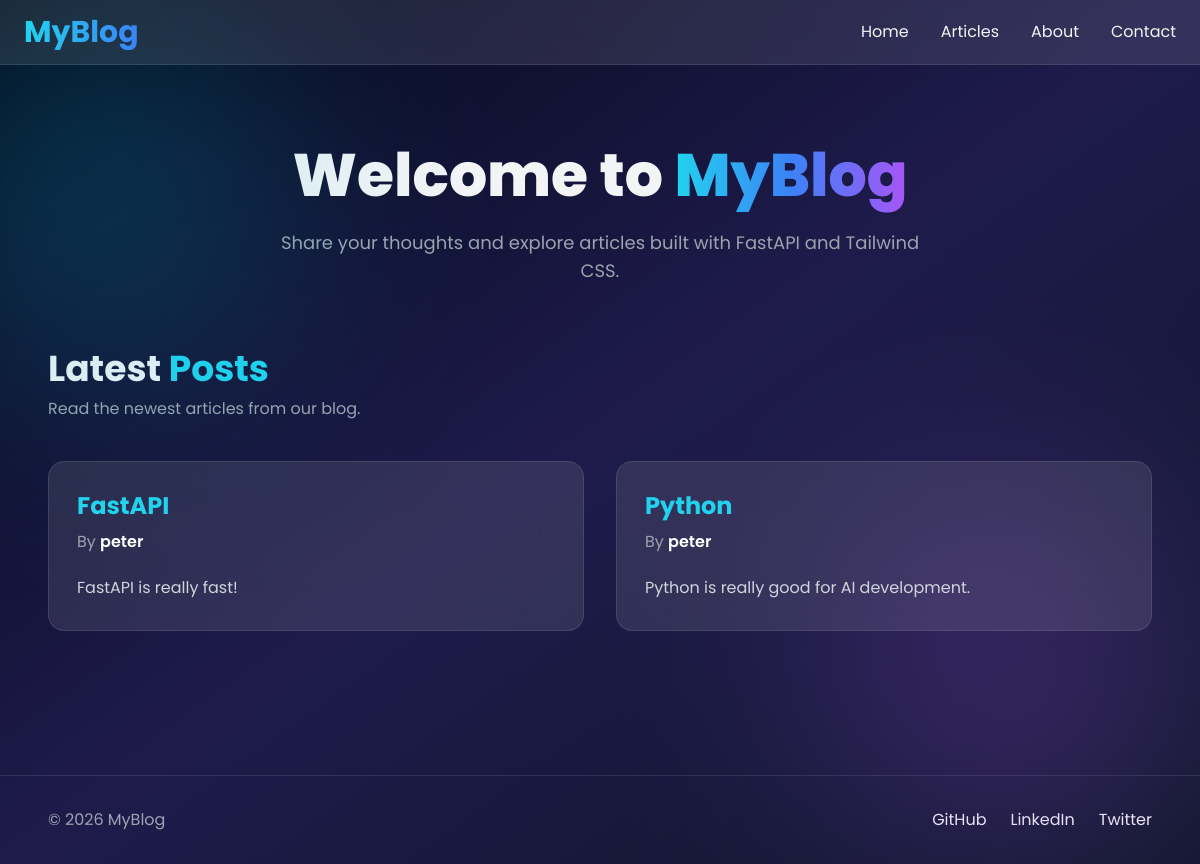
Page /posts on the earlier database version.
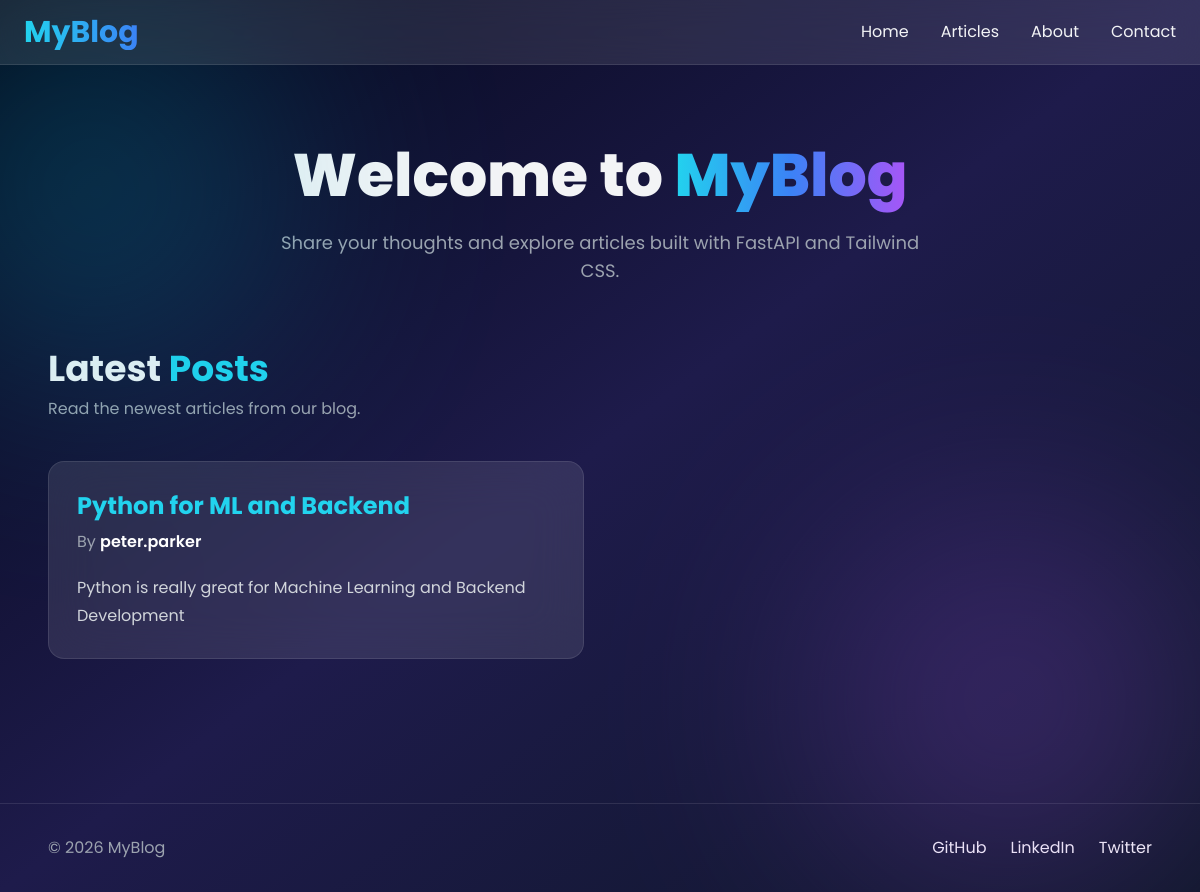
Same page on the later database version.
### models.py (models this page shows, shortened)
class Post(Base):
    __tablename__ = "posts"
    id: Mapped[int] = mapped_column(Integer, primary_key=True, index=True)
    title: Mapped[str] = mapped_column(String(100), nullable=False)
    content: Mapped[str] = mapped_column(Text, nullable=False)
    user_id: Mapped[int] = mapped_column(
        ForeignKey("users.id"),
        nullable=False,
        index = True,
    )
    date_posted : Mapped[datetime] = mapped_column(DateTime(timezone=True), default=lambda: datetime.now(UTC))
    author: Mapped[User] = relationship(back_populates="posts")

class User(Base):
    __tablename__ = "users"
    id: Mapped[int] = mapped_column(Integer, primary_key=True, index=True)
    username: Mapped[str] = mapped_column(String(50), unique=True, nullable=False)
    email: Mapped[str] = mapped_column(String(100), unique=True, nullable=False)
    image_file: Mapped[str | None] = mapped_column(
        String(200),
        nullable=True,
        default=None
    )
    posts: Mapped[list[Post]] = relationship(back_populates="author", cascade="all, delete-orphan")

### main.py (the view)
@app.get("/", include_in_schema=False, name="home")
@app.get("/posts", include_in_schema=False, name="posts")
def home(request: Request, db: Annotated[Session, Depends(get_db)]):
    result = db.execute(select(models.Post))
    posts = result.scalars().all()
    return templates.TemplateResponse(request, "home.html", {"posts": posts, "title": "Home"})

### templates/home.html
{% extends "layout.html" %}
{% block content %}
<div class="grid grid-cols-1 lg:grid-cols-2 gap-8">
    {% for blog in posts %}
    <article
        class="bg-white/10 backdrop-blur-xl border border-white/10 rounded-2xl p-7 transition-all duration-300 hover:-translate-y-2 hover:border-cyan-400/40 hover:shadow-2xl hover:shadow-cyan-500/20">
        <h2 class="text-2xl font-bold text-cyan-400">
            <a href="http://127.0.0.1:8000/post/{{blog.id}}"> {{ blog.title }} </a>
        </h2>
        <p class="mt-2 text-gray-400">
            By
            <span class="text-white font-semibold">
                {{ blog.author.username }}
            </span>
        </p>
        <p class="mt-5 text-gray-300 leading-7">
            {{ blog.content }}
        </p>
    </article>
    {% else %}
    <div class="col-span-full text-center text-gray-400 py-10 text-xl">
        No blogs found.
    </div>
    {% endfor %}
</div>
{% endblock %}

### templates/layout.html (shortened to what this page needs)
<!DOCTYPE html>
<html lang="en">
<head>
    <script src="https://cdn.tailwindcss.com"></script>
</head>
<body class="bg-gradient-to-br from-slate-950 via-indigo-950 to-slate-900 text-gray-100 min-h-screen overflow-x-hidden relative">
    <div class="blob w-96 h-96 bg-cyan-500 top-0 -left-24"></div>
    <div class="blob w-96 h-96 bg-purple-500 bottom-0 right-0"></div>
    <nav class="sticky top-0 z-50 backdrop-blur-xl bg-white/10 border-b border-white/10">
        <div class="max-w-7xl mx-auto px-6">
            <div class="flex justify-between items-center h-16">
                <a href="/" class="text-3xl font-bold bg-gradient-to-r from-cyan-400 to-blue-500 bg-clip-text text-transparent">
                </a>
                <div class="hidden md:flex gap-8">
                    <a href="/" class="hover:text-cyan-400 transition">
                        Home
                    </a>
                    <a href="#" class="hover:text-cyan-400 transition">
                        Articles
                    </a>
                    <a href="#" class="hover:text-cyan-400 transition">
                        About
                    </a>
                    <a href="#" class="hover:text-cyan-400 transition">
                        Contact
                    </a>
                </div>
            </div>
        </div>
    </nav>
    <section class="max-w-6xl mx-auto text-center px-6 pt-20">
        <h1 class="text-5xl md:text-6xl font-extrabold">
            Welcome to
            <span class="bg-gradient-to-r from-cyan-400 via-blue-500 to-purple-500 bg-clip-text text-transparent">
            </span>
        </h1>
        <p class="text-gray-400 mt-6 max-w-2xl mx-auto text-lg">
            Share your thoughts and explore articles built with FastAPI and Tailwind CSS.
        </p>
    </section>
    <main class="max-w-6xl mx-auto px-6 py-16">
        <div class="mb-10">
            <h2 class="text-4xl font-bold">
                Latest
                <span class="text-cyan-400">
                    Posts
                </span>
            </h2>
            <p class="text-gray-400 mt-2">
                Read the newest articles from our blog.
            </p>
        </div>
        {% block content %}
        {% endblock %}
    </main>
    <footer class="border-t border-white/10 mt-20">
        <div class="max-w-6xl mx-auto py-8 px-6 flex justify-between items-center flex-col md:flex-row">
            <p class="text-gray-400">
                © 2026 MyBlog
            </p>
            <div class="flex gap-6 mt-4 md:mt-0">
                <a href="#" class="hover:text-cyan-400">
                    GitHub
                </a>
                <a href="#" class="hover:text-cyan-400">
                    LinkedIn
                </a>
                <a href="#" class="hover:text-cyan-400">
                    Twitter
                </a>
            </div>
        </div>
    </footer>
</body>
</html>

### templates/layout.html (style rules this page uses)
body { font-family:'Poppins',sans-serif; }
.blob { position:absolute; border-radius:9999px; filter:blur(120px); opacity:.25; animation:float 8s ease-in-out infinite; }

Differences in the rows shown:
removed Post: title "FastAPI", author.username "peter", content "FastAPI is really fast!"
changed Post: title "Python" → "Python for ML and Backend"; author.username "peter" → "peter.parker"; content "Python is really good for AI development." → "Python is really great for Machine Learning and Backend Development"
